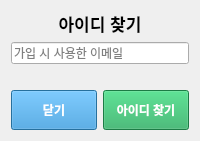
<?xml version="1.0" encoding="UTF-8"?>
<ui version="4.0">
 <class>FindIdDialog</class>
 <widget class="QDialog" name="FindIdDialog">
  <property name="windowTitle">
   <string>아이디 찾기</string>
  </property>
  <property name="fixedSize">
   <size>
    <width>380</width>
    <height>260</height>
   </size>
  </property>

  <layout class="QVBoxLayout" spacing="14">

   <item>
    <widget class="QLabel">
     <property name="text">
      <string>아이디 찾기</string>
     </property>
     <property name="alignment">
      <set>Qt::AlignCenter</set>
     </property>
     <property name="styleSheet">
      <string notr="true">font-size:17px; font-weight:600;</string>
     </property>
    </widget>
   </item>

   <item>
    <widget class="QLineEdit" name="editEmail">
     <property name="placeholderText">
      <string>가입 시 사용한 이메일</string>
     </property>
    </widget>
   </item>

   <item>
    <widget class="QLabel" name="labelResult">
     <property name="text">
      <string></string>
     </property>
     <property name="alignment">
      <set>Qt::AlignCenter</set>
     </property>
     <property name="styleSheet">
      <string notr="true">font-size:12px;</string>
     </property>
    </widget>
   </item>

   <item>
    <layout class="QHBoxLayout" spacing="10">
     <item>
      <widget class="QPushButton" name="btnCancel">
       <property name="text">
        <string>닫기</string>
       </property>
          <property name="styleSheet">
        <string notr="true">
        background:#3498db; color:white; font-weight:bold; height:32px;
        </string>
       </property>
      </widget>
     </item>
     <item>
      <widget class="QPushButton" name="btnFind">
       <property name="text">
        <string>아이디 찾기</string>
       </property>
       <property name="styleSheet">
        <string notr="true">
        background:#27ae60; color:white; font-weight:bold; height:32px;
        </string>
       </property>
      </widget>
     </item>
    </layout>
   </item>

  </layout>
 </widget>
</ui>
